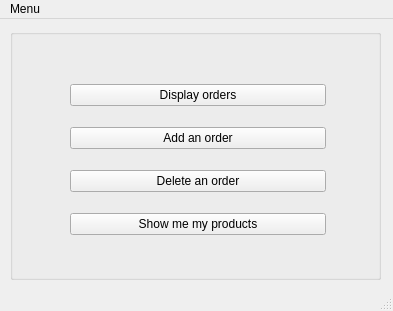
<?xml version="1.0" encoding="UTF-8"?>
<ui version="4.0">
 <class>menu</class>
 <widget class="QMainWindow" name="menu">
  <property name="geometry">
   <rect>
    <x>0</x>
    <y>0</y>
    <width>393</width>
    <height>311</height>
   </rect>
  </property>
  <property name="windowTitle">
   <string>menu</string>
  </property>
  <widget class="QWidget" name="centralwidget">
   <widget class="QGroupBox" name="groupBox">
    <property name="geometry">
     <rect>
      <x>10</x>
      <y>10</y>
      <width>371</width>
      <height>251</height>
     </rect>
    </property>
    <property name="title">
     <string/>
    </property>
    <widget class="QWidget" name="verticalLayoutWidget">
     <property name="geometry">
      <rect>
       <x>60</x>
       <y>40</y>
       <width>256</width>
       <height>181</height>
      </rect>
     </property>
     <layout class="QVBoxLayout" name="verticalLayout">
      <item>
       <widget class="QPushButton" name="displayOrders">
        <property name="text">
         <string>Display orders</string>
        </property>
       </widget>
      </item>
      <item>
       <widget class="QPushButton" name="addOrder">
        <property name="text">
         <string>Add an order</string>
        </property>
       </widget>
      </item>
      <item>
       <widget class="QPushButton" name="deleteOrder">
        <property name="text">
         <string>Delete an order</string>
        </property>
       </widget>
      </item>
      <item>
       <widget class="QPushButton" name="showProducts">
        <property name="text">
         <string>Show me my products</string>
        </property>
       </widget>
      </item>
     </layout>
    </widget>
   </widget>
  </widget>
  <widget class="QMenuBar" name="menubar">
   <property name="geometry">
    <rect>
     <x>0</x>
     <y>0</y>
     <width>393</width>
     <height>20</height>
    </rect>
   </property>
   <widget class="QMenu" name="menuSeller_Panel_Menu">
    <property name="title">
     <string>Menu</string>
    </property>
   </widget>
   <addaction name="menuSeller_Panel_Menu"/>
  </widget>
  <widget class="QStatusBar" name="statusbar"/>
 </widget>
 <resources/>
 <connections/>
</ui>
